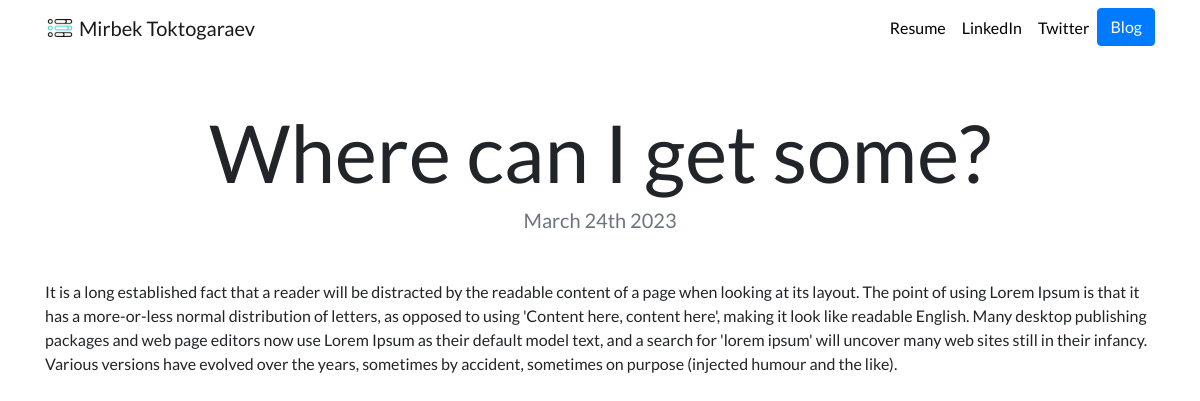
The app's page /blog/4/ with its own data.
### blog/models.py (models this page shows, shortened)
class Blog(models.Model):
    title = models.CharField(max_length=200)
    description = models.TextField()
    date = models.DateField()

### blog/views.py (the view)
# urls.py: path('<int:blog_id>/', views.detail, name='detail'),
def detail(request, blog_id):
    blog = get_object_or_404(Blog, pk=blog_id)
    return render(request, 'blog/detail.html', {'blog': blog})

### blog/templates/blog/detail.html
{% extends "portfolio/base.html" %} {% load static %} {% block content %}
<h1 class="text-center mt-5" id="blogdetailtitle">{{ blog.title }}</h1>
<h5 class="text-center text-muted mb-5">{{ blog.date|date:'F jS Y' }}</h5>
{{ blog.description|safe }} {% endblock %}

### portfolio/static/portfolio/custom.css (style rules this page uses)
body { font-family: 'Lato', sans-serif; }
@media (min-width: 992px) { #blogdetailtitle { font-size: 5rem; } }

### records on screen
Blog: title "Where can I get some?", date "March 24th 2023", description "It is a long established fact that a reader will be distracted by the readable content of a page when looking at its layout. The point of using Lorem Ipsum is that it has a more-or-less normal distribution of letters, as opposed to using 'Content here, content here', making it look like readable English. Many desktop publishing packages and web page editors now use Lorem Ipsum as their default model text, and a search for 'lorem ipsum' will uncover many web sites still in their infancy. Various versions have evolved over the years, sometimes by accident, sometimes on purpose (injected humour and the like)."
